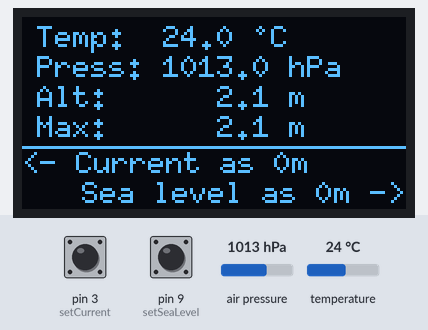
Bench run of a sketch on a simulated Arduino Uno, built with avr-gcc and run on an emulated ATmega328P. Parts: 128×64 one-colour display. The inputs (shaded band) are chosen by the test bench; at power-on: air pressure 1013 hPa, pin 3 (setCurrent) HIGH, pin 9 (setSeaLevel) HIGH, temperature 24 °C.

Above: at 6.4 s.
6.5 s: air pressure set to 952 hPa
At 8.6 s:
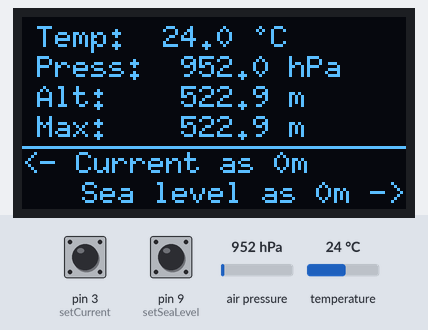
8.9 s: pin 3 (setCurrent) pulled LOW for 0.85 s
At 10.8 s:
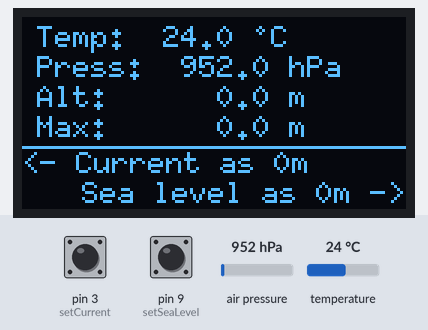
Timing chart, 0 to 12.3 s (numbered marks = the images above; inputs shaded):
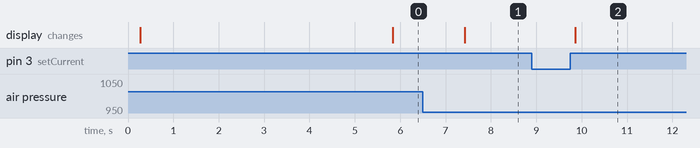

The sketch:

bme280_12864.ino
```cpp
#include <Wire.h>
#include <U8g2lib.h>
#include <Adafruit_Sensor.h>
#include <Adafruit_BMP280.h>
#include "image.h"

U8G2_SH1106_128X64_NONAME_1_HW_I2C u8g2(U8G2_R0, U8X8_PIN_NONE);

Adafruit_BMP280 bmp;

float maxAltitude = -9999.0;
bool bmpFound = false;

int setSeaLevel = 9; // đặt sea level làm 0m
int setCurrent = 3; // đặt hiện tại làm 0m

// Áp suất tại mặt nướcc biển
float referencePressure = 1013.25;

// debounce state
bool lastStateZero = HIGH;
bool lastStateSea  = HIGH;


void setup() {
  Serial.begin(115200);
  Wire.begin();
  u8g2.begin();


  pinMode(setCurrent, INPUT_PULLUP);
  pinMode(setSeaLevel, INPUT_PULLUP);

  unsigned long startTime = millis();
  while (millis() - startTime < 5000) {
    u8g2.firstPage();
    do {
      u8g2.drawXBMP(0, 0, 128, 64, epd_bitmap_logo_12864);
    } while (u8g2.nextPage());
  }

  if (bmp.begin(0x76)) {
    bmpFound = true;

bmp.setSampling(Adafruit_BMP280::MODE_NORMAL,
                Adafruit_BMP280::SAMPLING_X2,     // Nhiệt độ X2
                Adafruit_BMP280::SAMPLING_X16,    // Áp suất X16 (Lấy độ chính xác cao nhất)
                Adafruit_BMP280::FILTER_X4,       // Lọc IIR X4 (Vừa lọc nhiễu vừa không bị trễ)
                Adafruit_BMP280::STANDBY_MS_63);  // Nghỉ 62.5ms giữa các lần đo

    maxAltitude = bmp.readAltitude(referencePressure);
  } else {
    Serial.println(F("Khong tim thay BMP280!"));
  }
}

void loop() {
  bool currentStateZero = digitalRead(setCurrent);
  bool currentStateSea  = digitalRead(setSeaLevel);

  if (lastStateZero == HIGH && currentStateZero == LOW) {
    if (bmpFound) {
      referencePressure = bmp.readPressure() / 100.0F; // Đọc áp suất hPa hiện tại làm mốc
      maxAltitude = 0.0;                              // Reset Max Altitude về 0m
    }
    delay(50); // debounce
  }
  lastStateZero = currentStateZero;

  // Trở về mốc mực nước biển
  if (lastStateSea == HIGH && currentStateSea == LOW) {
    if (bmpFound) {
      referencePressure = 1013.25;
      maxAltitude = bmp.readAltitude(referencePressure); // Cập nhật lại Max Altitude theo mốc mới
    }
    delay(50);
  }
  lastStateSea = currentStateSea;

  float temp = 0;
  float pressure = 0;
  float altitude = 0;

  if (bmpFound) {
    temp = bmp.readTemperature();
    pressure = bmp.readPressure() / 100.0F;

altitude = bmp.readAltitude(referencePressure);

    if (altitude > maxAltitude) {
      maxAltitude = altitude;
    }
  }

  char tempStr[10];
  char pressStr[10];
  char altStr[10];
  char maxAltStr[10];

  dtostrf(temp, 4, 1, tempStr);
  dtostrf(pressure, 6, 1, pressStr);
  dtostrf(altitude, 6, 1, altStr);
  dtostrf(maxAltitude, 6, 1, maxAltStr);

  u8g2.firstPage();
  do {
    u8g2.setFont(u8g2_font_6x10_tf);

    if (!bmpFound) {
      u8g2.drawStr(0, 20, "Loi: Khong thay BMP!");
      u8g2.drawStr(0, 40, "Kiem tra lai I2C");
    } else {
      char buffer[30];

      sprintf(buffer, "Temp:  %s \260C", tempStr);
      u8g2.drawStr(5, 10, buffer);

      sprintf(buffer, "Press: %s hPa", pressStr);
      u8g2.drawStr(5, 20, buffer);

      sprintf(buffer, "Alt:   %s m", altStr);
      u8g2.drawStr(5, 30, buffer);

      sprintf(buffer, "Max:   %s m", maxAltStr);
      u8g2.drawStr(5, 40, buffer);

      u8g2.drawLine(0, 43, 127, 43); //giải phân cách

      u8g2.drawStr(0, 52, "<- Current as 0m");

      u8g2.drawStr(20, 62, "Sea level as 0m ->");

    }
  } while (u8g2.nextPage());

  delay(10);
}
```

Source omitted: image.h (data table, 6627 bytes)

Measured:
- after the input at 6.5 s, the display: changes after 0.92 s (image 1)
- after the input at 8.9 s, the display: changes after 0.96 s (image 2)
